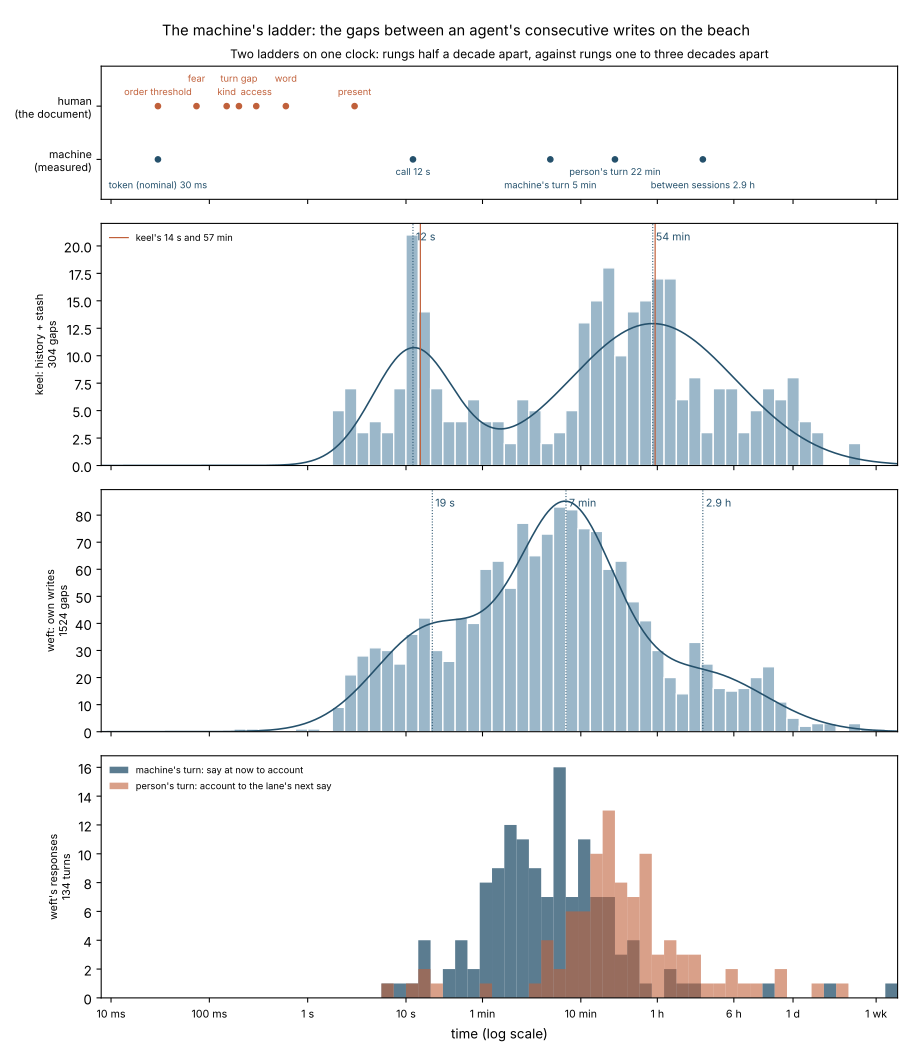

Reproduce this figure in Python.
"""The machine's ladder: the gaps between an agent's consecutive writes on the beach.

Keel's job spec (pool:edge 6, 19 October 2026): over the arrival stamps in
history:keel and stash:keel, and weft's own, compute the distribution of gaps
between consecutive writes within a session and between sessions.

Every accumulator entry carries an ISO stamp at position 3. The beach sets it
from its own clock when an appended object arrives without one (millisecond
precision); bsp-mcp sets it, to the second, when a plain string is appended;
torus-mirror lines carry their first arrival at 6 and their latest revision
at 3. An author may also write position 3 by hand, and hand-written stamps
are rounded: a stamp that falls on :00 seconds, or carries no seconds, is
treated as hand-written and left out. On a machine clock :00 is one stamp in
sixty.

Usage:
    python ladder.py                 # fetch the blocks live from the beach
    python ladder.py --cache DIR     # reuse (or fill) a folder of raw blocks
Writes ladder-results.json, ladder-results.md and ladder.svg beside itself.
"""
import argparse
import json
import math
import os
import re
import sys
import time
import urllib.parse
import urllib.request
from datetime import datetime, timezone

import numpy as np
from sklearn.mixture import GaussianMixture

BEACH = 'https://beach.happyseaurchin.com/.well-known/pscale-beach'
POOLS = ['pool:edge', 'pool:weft', 'pool:keel']
AGENTS = {
    'keel': ['history:keel', 'stash:keel', 'torus-mirror:keel', 'now:keel',
             'outreach:keel', 'insights:keel', 'shell:keel'],
    'weft': ['history:weft', 'stash:weft', 'watch:weft', 'daily:weft',
             'torus-mirror:weft'],
}
# The spec's own pair, reported on its own as well.
SPEC = {'keel': ['history:keel', 'stash:keel']}
HERE = os.path.dirname(os.path.abspath(__file__))
ISO = re.compile(r'^\d{4}-\d{2}-\d{2}T\d{2}:\d{2}(:\d{2}(\.\d{1,9})?)?(Z|[+-]\d{2}:?\d{2})?$')


def fetch(block, cache):
    path = os.path.join(cache, block.replace(':', '_') + '.json') if cache else None
    if path and os.path.exists(path):
        with open(path) as f:
            return json.load(f)
    url = BEACH + '?block=' + urllib.parse.quote(block, safe=':')
    for attempt in range(4):
        try:
            with urllib.request.urlopen(url, timeout=60) as r:
                data = json.load(r)
            break
        except Exception:
            if attempt == 3:
                raise
            time.sleep(2 ** attempt)
    if path:
        os.makedirs(cache, exist_ok=True)
        with open(path, 'w') as f:
            json.dump(data, f)
    return data


def machine(ts):
    """A stamp a clock wrote: millisecond precision, or seconds that are not :00."""
    if not isinstance(ts, str) or not ISO.match(ts):
        return False
    if re.search(r'\.\d+', ts):
        return True
    return len(ts) >= 19 and ts[16] == ':' and ts[17:19] != '00'


def seconds(ts):
    return datetime.fromisoformat(ts.replace('Z', '+00:00')).timestamp()


def entries(node, path=()):
    """Yield (path, node) for every node whose position 3 is an ISO stamp."""
    if not isinstance(node, dict):
        return
    if isinstance(node.get('3'), str) and ISO.match(node['3']):
        yield path, node
    for k, v in node.items():
        if k == '_' and isinstance(v, dict):
            yield from entries(v, path + ('_',))
        elif re.fullmatch(r'[1-9]', k):
            yield from entries(v, path + (k,))


def events(handle, blocks, cache, with_pools=True):
    """Every machine-stamped write by this handle as (time, block), and how many hand stamps were left out."""
    out, dropped = [], 0
    for block in blocks:
        for _, node in entries(fetch(block, cache)):
            stamps = [('3', node['3'])]
            if block.startswith('torus-mirror:') and isinstance(node.get('6'), str):
                stamps.append(('6', node['6']))  # first arrival of a revised line
            for pos, ts in stamps:
                if machine(ts):
                    out.append((seconds(ts), block, pos))
                else:
                    dropped += 1
    for pool in POOLS if with_pools else []:
        for _, node in entries(fetch(pool, cache)):
            if node.get('1') == handle:
                if machine(node['3']):
                    out.append((seconds(node['3']), pool, '3'))
                else:
                    dropped += 1
    # One write can surface twice (a line's 3 and 6 when it was never revised).
    uniq = sorted({(t, b) for t, b, _ in out})
    return uniq, dropped


LANE = re.compile(r'^\s*([a-z][a-z0-9-]*\.\d+)\b')


def lane_of(text):
    m = LANE.match(text) if isinstance(text, str) else None
    return m.group(1) if m else None


def turns(cache):
    """Weft's responses since the 6 October cut, split at the machine's hand.

    A response opens with a say at now (IN, torus-mirror:weft) and closes with
    an account grafted beneath its lane's entry in watch:weft (OUT). IN to OUT
    is the machine's turn; OUT to the same lane's next IN is the person's.
    """
    ins = {}
    for _, node in entries(fetch('torus-mirror:weft', cache)):
        lane = lane_of(node.get('_'))
        for ts in {node['3'], node.get('6')} - {None}:  # 6 the first say in the beat, 3 the latest
            if lane and machine(ts):
                ins.setdefault(lane, []).append(seconds(ts))
    watch = sorted(entries(fetch('watch:weft', cache)), key=lambda e: len(e[0]))
    lanes, outs = {}, {}
    for path, node in watch:  # an account grafted beneath a lane's entry is that lane's
        parent = next((lanes[path[:i]] for i in range(len(path) - 1, 0, -1) if path[:i] in lanes), None)
        lanes[path] = parent or lane_of(node.get('_'))
        if lanes[path] and machine(node['3']):
            outs.setdefault(lanes[path], []).append(seconds(node['3']))
    machine_turn, person_turn = [], []
    for lane, opened in ins.items():
        opened, closed = sorted(opened), sorted(outs.get(lane, []))
        for i, t in enumerate(opened):
            nxt = opened[i + 1] if i + 1 < len(opened) else math.inf
            done = [o for o in closed if t < o < nxt]
            if done:
                machine_turn.append(done[-1] - t)
                if nxt < math.inf:
                    person_turn.append(nxt - done[-1])
    return {'lanes': len(ins), 'machine_turn': describe(np.array(machine_turn)),
            'person_turn': describe(np.array(person_turn)),
            '_machine': machine_turn, '_person': person_turn}


def fit(log_gaps, kmax=6, seed=0, k=None):
    """Log-normal rungs: the mixture BIC prefers, or exactly k of them."""
    x = np.asarray(log_gaps).reshape(-1, 1)
    best = None
    for k in ([k] if k else range(1, kmax + 1)):
        g = GaussianMixture(k, n_init=10, random_state=seed).fit(x)
        bic = g.bic(x)
        if best is None or bic < best[0]:
            best = (bic, k, g)
    _, k, g = best
    order = np.argsort(g.means_.ravel())
    comps = [{'median_s': float(10 ** g.means_.ravel()[i]),
              'sigma_decades': float(math.sqrt(g.covariances_.ravel()[i])),
              'weight': float(g.weights_[i])} for i in order]
    # Where adjacent components cross: the bout criterion between two rungs.
    grid = np.linspace(min(log_gaps) - 1, max(log_gaps) + 1, 20001).reshape(-1, 1)
    resp = g.predict_proba(grid)[:, order]
    lab = resp.argmax(1)
    cuts = [float(10 ** grid[i + 1, 0]) for i in range(len(lab) - 1) if lab[i + 1] > lab[i]]
    return comps, cuts, g, order


def describe(gaps):
    q = np.percentile(gaps, [10, 25, 50, 75, 90])
    return {'n': int(len(gaps)), 'p10_s': q[0], 'p25_s': q[1], 'median_s': q[2],
            'p75_s': q[3], 'p90_s': q[4]}


def human(s):
    if s < 1:
        return f'{s * 1000:.0f} ms'
    if s < 90:
        return f'{s:.0f} s'
    if s < 5400:
        return f'{s / 60:.0f} min'
    if s < 172800:
        return f'{s / 3600:.1f} h'
    return f'{s / 86400:.1f} d'


def split(gaps, cuts):
    """Empirical medians either side of the mixture's boundaries; the last boundary closes a session."""
    edges = [0] + list(cuts) + [math.inf]
    return {'by_rung': [describe(gaps[(gaps >= a) & (gaps < b)]) for a, b in zip(edges, edges[1:])],
            'within_session': describe(gaps[gaps < cuts[-1]]),
            'between_sessions': describe(gaps[gaps >= cuts[-1]])}


def analyse(name, times):
    gaps = np.diff(np.array([t for t, _ in times]))
    gaps = np.maximum(gaps, 0.1)  # two writes inside one clock tick
    log_gaps = np.log10(gaps)
    comps, cuts, model, order = fit(log_gaps)
    session_cut = next((c for c in cuts if c >= 1800), None)
    when = lambda t: datetime.fromtimestamp(t, timezone.utc).isoformat(timespec='seconds')
    res = {'agent': name, 'writes': len(times), 'gaps': describe(gaps),
           'span': [when(times[0][0]), when(times[-1][0])],
           'rungs': comps, 'cuts_s': cuts}
    if session_cut:
        within, between = gaps[gaps < session_cut], gaps[gaps >= session_cut]
        res['session_cut_s'] = session_cut
        res['within_session'] = describe(within)
        res['between_sessions'] = describe(between)
    if len(comps) != 3:  # the call / turn / session reading, for comparison
        comps3, cuts3, _, _ = fit(log_gaps, k=3)
        res['three_rungs'] = {'rungs': comps3, 'cuts_s': cuts3, **split(gaps, cuts3)}
    res['_log_gaps'] = log_gaps.tolist()
    res['_model'] = (model, order)
    return res


TICKS = [(0.01, '10 ms'), (0.1, '100 ms'), (1, '1 s'), (10, '10 s'), (60, '1 min'), (600, '10 min'),
         (3600, '1 h'), (6 * 3600, '6 h'), (86400, '1 d'), (7 * 86400, '1 wk')]
# The human ladder as the moving-moment document gives it (Timings of the Moving Moment, 19 October 2026).
HUMAN = [(0.03, 'order threshold'), (0.074, 'fear'), (0.15, 'kind'), (0.2, 'turn gap'), (0.3, 'access'),
         (0.6, 'word'), (3, 'present')]


def plot(results, split, path):
    import matplotlib
    matplotlib.use('Agg')
    import matplotlib.pyplot as plt
    ink, hist, ref = '#24506b', '#9bb7c9', '#c0603a'
    keel, weft = results[0], results[2]
    fig, axes = plt.subplots(4, 1, figsize=(9.5, 11), sharex=True,
                             gridspec_kw={'height_ratios': [1.1, 2, 2, 2]})
    lo, hi = -2.1, 6
    bins = np.linspace(-1, 6, 57)

    ax = axes[0]
    ax.set_ylim(0, 3)
    ax.set_yticks([0.9, 2.1])
    ax.set_yticklabels(['machine\n(measured)', 'human\n(the document)'], fontsize=8)
    for i, (s_, label) in enumerate(HUMAN):
        ax.plot(math.log10(s_), 2.1, 'o', color=ref, ms=4)
        ax.text(math.log10(s_), 2.35 + 0.3 * (i % 2), label, fontsize=7, color=ref, ha='center')
    machine = [(0.03, 'token (nominal)'), (keel['rungs'][0]['median_s'], 'call'),
               (split['machine_turn']['median_s'], "machine's turn"),
               (split['person_turn']['median_s'], "person's turn"),
               (weft['rungs'][-1]['median_s'], 'between sessions')]
    for i, (s_, label) in enumerate(machine):
        ax.plot(math.log10(s_), 0.9, 'o', color=ink, ms=4)
        ax.text(math.log10(s_), 0.25 + 0.3 * (i % 2), f'{label} {human(s_)}', fontsize=7, color=ink, ha='center')
    ax.set_title('Two ladders on one clock: rungs half a decade apart, against rungs one to three decades apart',
                 fontsize=9)

    def mixture(ax, r, title):
        lg = np.array(r['_log_gaps'])
        ax.hist(lg, bins=bins, color=hist, edgecolor='white')
        model, order = r['_model']
        xs = np.linspace(lo, hi, 600).reshape(-1, 1)
        ax.plot(xs, np.exp(model.score_samples(xs)) * len(lg) * (bins[1] - bins[0]), color=ink, lw=1.2)
        top = ax.get_ylim()[1]
        for c in r['rungs']:
            ax.axvline(math.log10(c['median_s']), color=ink, lw=0.8, ls=':')
            ax.text(math.log10(c['median_s']), top * 0.93, ' ' + human(c['median_s']), fontsize=8, color=ink)
        ax.set_ylabel(f"{title}\n{r['gaps']['n']} gaps", fontsize=8)

    mixture(axes[1], keel, 'keel: history + stash')
    for i, s_ in enumerate([14, 57 * 60]):  # the two intervals keel noted on 19 October
        axes[1].axvline(math.log10(s_), color=ref, lw=0.9, label="keel's 14 s and 57 min" if i == 0 else None)
    axes[1].legend(fontsize=7, frameon=False, loc='upper left')
    mixture(axes[2], weft, 'weft: own writes')

    ax = axes[3]
    ax.hist(np.log10(split['_machine']), bins=bins, color=ink, alpha=0.75, label="machine's turn: say at now to account")
    ax.hist(np.log10(split['_person']), bins=bins, color=ref, alpha=0.6, label="person's turn: account to the lane's next say")
    ax.legend(fontsize=7, frameon=False, loc='upper left')
    ax.set_ylabel(f"weft's responses\n{split['machine_turn']['n']} turns", fontsize=8)

    ax.set_xlim(lo, hi)
    ax.set_xticks([math.log10(t) for t, _ in TICKS])
    ax.set_xticklabels([l for _, l in TICKS], fontsize=8)
    ax.set_xlabel('time (log scale)')
    fig.suptitle("The machine's ladder: the gaps between an agent's consecutive writes on the beach", fontsize=11)
    fig.tight_layout()
    fig.savefig(path)


def main():
    ap = argparse.ArgumentParser()
    ap.add_argument('--cache', default=None)
    args = ap.parse_args()
    runs = [('keel (history + stash)', 'keel', SPEC['keel'], False),
            ('keel (all own writes)', 'keel', AGENTS['keel'], True),
            ('weft (all own writes)', 'weft', AGENTS['weft'], True)]
    results, out = [], []
    for name, handle, blocks, with_pools in runs:
        times, dropped = events(handle, blocks, args.cache, with_pools)
        r = analyse(name, times)
        results.append(r)
        out.append({k: v for k, v in r.items() if not k.startswith('_')} | {'hand_stamps_left_out': dropped})
    split = turns(args.cache)
    out.append({'agent': "weft, a response split at the machine's hand",
                **{k: v for k, v in split.items() if not k.startswith('_')}})
    with open(os.path.join(HERE, 'ladder-results.json'), 'w') as f:
        json.dump(out, f, indent=1, default=float)
    plot(results, split, os.path.join(HERE, 'ladder.svg'))
    json.dump(out, sys.stdout, indent=1, default=float)


if __name__ == '__main__':
    main()
